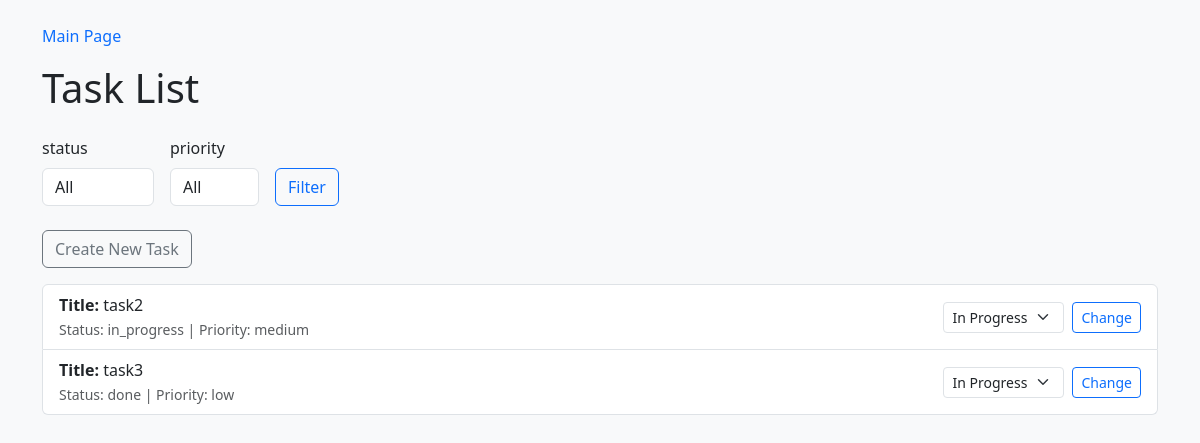
Before: / with the older database file.
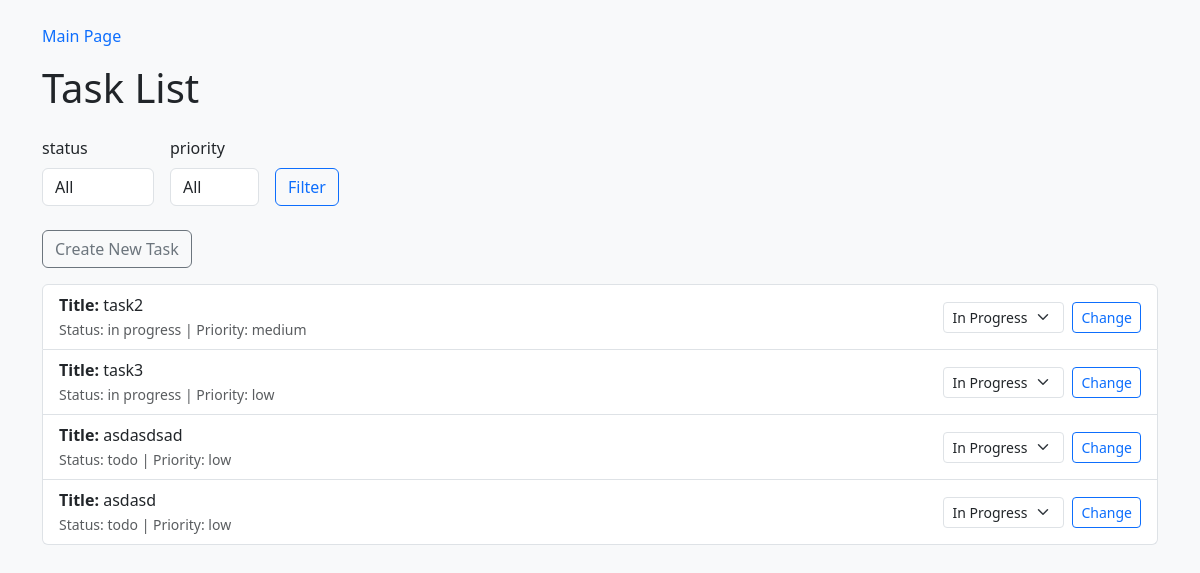
After: the same page with the newer database file.
### TasksApp/models.py (models this page shows, shortened)
class Task(models.Model):
    priority_choices = [('low','Low'),('medium','Medium'),('high','High')]
    status_choices = [('todo','To do'),('in_progress','In progress'),('done','Completed')]
    title = models.CharField(max_length=100)
    description = models.TextField()
    status = models.CharField(max_length=50,choices=status_choices)
    priority = models.CharField(max_length=50,choices=priority_choices)
    deadline = models.DateField(null=True,blank=True)
    creator = models.ForeignKey(User,on_delete=models.CASCADE)

### TasksApp/views.py (the view)
# urls.py: path('',views.TaskListViews.as_view(),name='TaskList'),
class TaskListViews(ListView):
    model = Task
    template_name = 'TaskList.html'
    context_object_name = 'tasks'
    def get_context_data(self, **kwargs):
        context = super().get_context_data(**kwargs)
        context['form'] = TaskFilterForm(self.request.GET)
        return context
    def get_queryset(self):
        queryset = super().get_queryset()
        status = self.request.GET.get('status','')
        priority = self.request.GET.get('priority','')
        if status:
            queryset = queryset.filter(status=status)
        if priority:
            queryset = queryset.filter(priority=priority)
        return queryset

### TasksApp/forms.py
class TaskFilterForm(forms.Form):
    priority_choices = [('','All'),('low','Low'),('medium','Medium'),('high','High')]
    status_choices = [('','All'),('todo','To do'),('in_progress','In progress'),('done','Completed')]
    priority = forms.ChoiceField(choices=priority_choices,required=True,label='priority')
    status = forms.ChoiceField(choices=status_choices,required=True,label='status')
    def __init__(self, *args, **kwargs):
        super(TaskFilterForm, self).__init__(*args, **kwargs)
        self.fields["status"].widget.attrs.update({"class": "form-control"})
        self.fields["priority"].widget.attrs.update({"class": "form-control"})

### templates/TaskList.html (shortened to what this page needs)
<!DOCTYPE html>
<html lang="en">
<head>
    <link href="https://cdn.jsdelivr.net/npm/bootstrap@5.3.7/dist/css/bootstrap.min.css" rel="stylesheet">
</head>
<body class="bg-light text-dark py-4">
    <div class="container">
        <nav class="mb-3">
            <a href="{% url 'TaskList' %}" class="text-decoration-none text-primary">Main Page</a>
        </nav>
        <h1 class="mb-4">Task List</h1>
        <form method="get" class="row g-3 align-items-end mb-4">
            <div class="col-auto">
                <label class="form-label">{{ form.status.label }}</label>
                {{ form.status }}
            </div>
            <div class="col-auto">
                <label class="form-label">{{ form.priority.label }}</label>
                {{ form.priority }}
            </div>
            <div class="col-auto">
                <button type="submit" class="btn btn-outline-primary">Filter</button>
            </div>
        </form>
        <p>
            <a href="{% url 'TaskCreate' %}" class="btn btn-outline-secondary">Create New Task</a>
        </p>
        <ul class="list-group mb-4">
            {% for task in tasks %}
            <li class="list-group-item">
                <div class="d-flex justify-content-between align-items-center">
                    <div>
                        <strong>Title:</strong> <a href="{% url 'TaskDetail' task.id %}" class="text-decoration-none text-dark">{{ task.title }}</a><br>
                        <small class="text-muted">Status: {{ task.status }} | Priority: {{ task.priority }}</small>
                    </div>
                    <form method="post" action="{% url 'ChangeStatus' task.pk %}" class="d-flex align-items-center gap-2">
                        <select name="status_choices" class="form-select form-select-sm">
                            <option value="in progress">In Progress</option>
                        </select>
                        <button type="submit" class="btn btn-sm btn-outline-primary">Change</button>
                    </form>
                </div>
            </li>
            {% endfor %}
        </ul>
    </div>
</body>
</html>

Changed rows visible on the page:
changed Task "task2": status "in_progress" → "in progress"
changed Task "task3": status "done" → "in progress"
added Task: title "asdasdsad", status "todo", priority "low"
added Task: title "asdasd", status "todo", priority "low"
